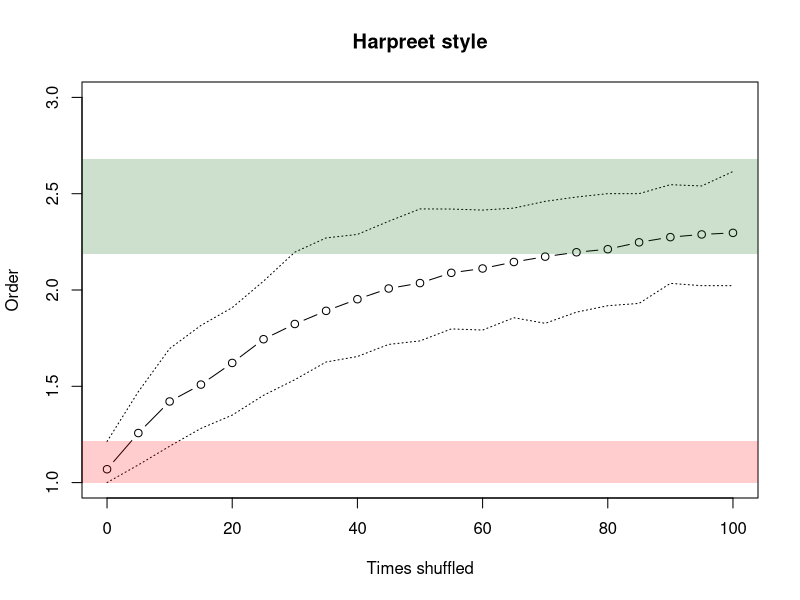
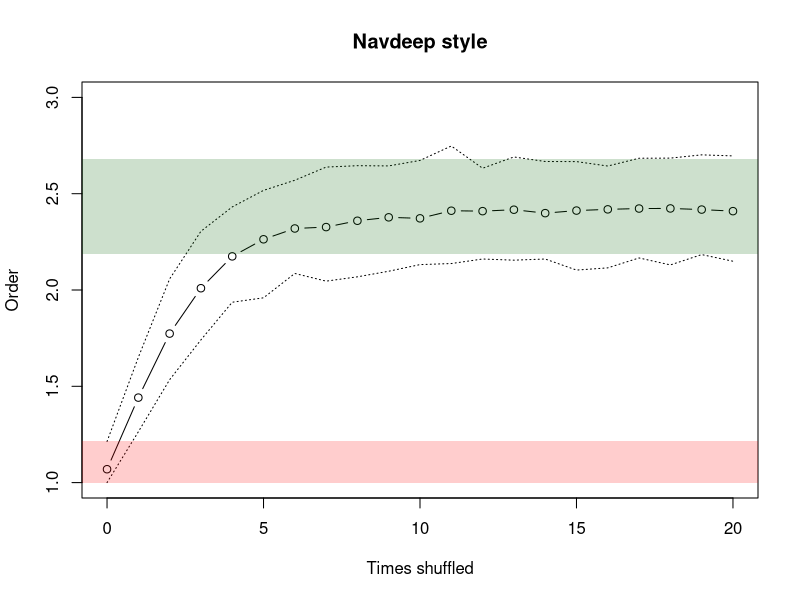

Write R code to recreate these figures, in order.
#Function defs
fresh.deck <- function() {
  deck <- data.frame(number=c(rep(0:9,2*4),rep(0,8)),
                     colour=c(rep(c("R","G","B","Y"),rep(20,4)),
                              rep("W",8)))
  deck$index <- 1:nrow(deck)
  return(deck)
}

played.deck <- function() {
  d <- fresh.deck()
  p <- d[sample(1:nrow(d),1,FALSE),]
  l <- d[!(p$index==d$index),]
  while(nrow(l)>0) {
    if (p[nrow(p),"colour"]=="W") {
      s <- l
    } else {
      s <- l[l$colour==p[nrow(p),"colour"]|
               l$number==p[nrow(p),"number"]|
               l$colour=="W",]
    }
    if (nrow(s)>0) {
      next.card <- s[sample(1:nrow(s),1,FALSE),]
    }      else {
      next.card <- l[sample(1:nrow(l),1,FALSE),]
    }
    p[nrow(p)+1,] <- next.card
    l <- l[!(next.card$index==l$index),]
  }
  return(p)
}

random.deck <- function() {
  d <- fresh.deck()
  return(d[sample(1:nrow(d)),])
}

deck.randomness <- function(d) {
  
  return(mean(d[1:(nrow(d)-1),"colour"]==d[2:nrow(d),"colour"] |
                d[1:(nrow(d)-1),"number"]==d[2:nrow(d),"number"]))
  
}

deck.randomness.2 <- function(d) {
  
  total.distance <- 0
  for (c in 1:(nrow(d)-1)) {
    this.card <- d[c,]
    local.distance <- 1
    next.card <- d[c+local.distance,]    
    while(this.card$number != next.card$number &&
            this.card$colour != next.card$colour &&
            this.card$colour != "W" &&
            next.card$colour != "W") {
      local.distance <- local.distance + 1
      if (c+local.distance <= nrow(d))
        next.card <- d[c+local.distance,]
      else
        break
    }
    total.distance <- total.distance + local.distance
  }
  return(total.distance/(nrow(d)-1))
}

shuffle.deck <- function(d,max.skim=10) {
  #for (t in 1:times) {
    skim.top <- sample(1:max.skim,1)
    skim.bottom <- sample(1:max.skim,1)
    d <- rbind(d[1:skim.top,],
               d[(nrow(d)-skim.bottom+1):nrow(d),],
               d[(skim.top+1):(nrow(d)-skim.bottom),])
  #}
  return(d)
}

riffle.deck <- function(d,max.flutter=5) {
  
  #for (t in 1:times) {
    cut <- sample(floor(nrow(d)*0.4):ceiling(nrow(d)*0.6),1)
    left <- d[1:cut,]
    right <- d[(cut+1):nrow(d),]
    i <- 0
    j <- 0
    s <- d[-(1:nrow(d)),]
    while((i<nrow(left))&&j<nrow(right)) {
      left.flutter <- sample(1:max.flutter,1)
      s <- rbind(s,left[(i+1):min(nrow(left),i+left.flutter),])
      i <- i+left.flutter
      right.flutter <- sample(1:max.flutter,1)
      s <- rbind(s,right[(j+1):min(nrow(right),j+right.flutter),])
      j <- j+right.flutter
    }
    if (i < nrow(left)) {
      s <- rbind(s,left[(i+1):nrow(left),])
    } else if (j < nrow(right)) {
      s <- rbind(s,right[(j+1):nrow(right),])
    }
    #d <- s
  #}
  return(s)
}

multiple.shuffle <- function(shuffle.fun,times,d,...) {
  r <- vector("numeric",length(times))
  for (t in 1:tail(times,1)) {
    s <- get(shuffle.fun)(d,...)
    if (t %in% times) {
      r[which(t==times)] <- deck.randomness.2(s)
    }
    d <- s
  }
  return(r)
}

col2alpha <- function(color,alpha) {
  rgb.values <- col2rgb(color)
  color <- rgb(rgb.values[1], rgb.values[2], rgb.values[3], alpha=alpha, maxColorValue=255)
  return(color)
}

# Compute stats

total.randomness <- sapply(1:100,function(z) deck.randomness.2(random.deck()))
played.randomness <- sapply(1:100,function(z) deck.randomness.2(played.deck()))

shuffle.times <- seq(5,100,5)
shuffled.randomness <- sapply(1:100,function(z) 
  multiple.shuffle("shuffle.deck",shuffle.times,played.deck()))
  
riffle.times <- 1:20
riffled.randomness <- sapply(1:100,function(z)
  multiple.shuffle("riffle.deck",riffle.times,played.deck()))


#Build plots
setwd("~/Desktop/")
png(filename="harpreet.shuffles.png",
    width=800,height=450)
plot(c(0,shuffle.times),
     c(mean(played.randomness),apply(shuffled.randomness,1,mean)),
     type="b",ylim=c(1,3),ylab="Order",xlab="Times shuffled",
     main="Harpreet style")
lines(c(0,shuffle.times),
      c(quantile(played.randomness,0.975),
        apply(shuffled.randomness,1,quantile,0.975)),
      type="l",lty=3)
lines(c(0,shuffle.times),
      c(quantile(played.randomness,0.025),
        apply(shuffled.randomness,1,quantile,0.025)),
      type="l",lty=3)

usr <- par('usr')
rect(usr[1], quantile(total.randomness,0.025), 
     usr[2], quantile(total.randomness,0.975), 
     col=col2alpha("darkgreen",50),border=NA) 
rect(usr[1], quantile(played.randomness,0.025), 
     usr[2], quantile(played.randomness,0.975), 
     col=col2alpha("red",50),border=NA) 
dev.off()

# Build riffle plot
png(filename="navdeep.shuffles.png",
    width=800,height=450)
plot(c(0,riffle.times),
     c(mean(played.randomness),apply(riffled.randomness,1,mean)),
     type="b",ylim=c(1,3),ylab="Order",xlab="Times shuffled",
     main="Navdeep style")
lines(c(0,riffle.times),
      c(quantile(played.randomness,0.975),
        apply(riffled.randomness,1,quantile,0.975)),
      type="l",lty=3)
lines(c(0,riffle.times),
      c(quantile(played.randomness,0.025),
        apply(riffled.randomness,1,quantile,0.025)),
      type="l",lty=3)

usr <- par('usr')
rect(usr[1], quantile(total.randomness,0.025), 
     usr[2], quantile(total.randomness,0.975), 
     col=col2alpha("darkgreen",50),border=NA) 
rect(usr[1], quantile(played.randomness,0.025), 
     usr[2], quantile(played.randomness,0.975), 
     col=col2alpha("red",50),border=NA) 
dev.off()
